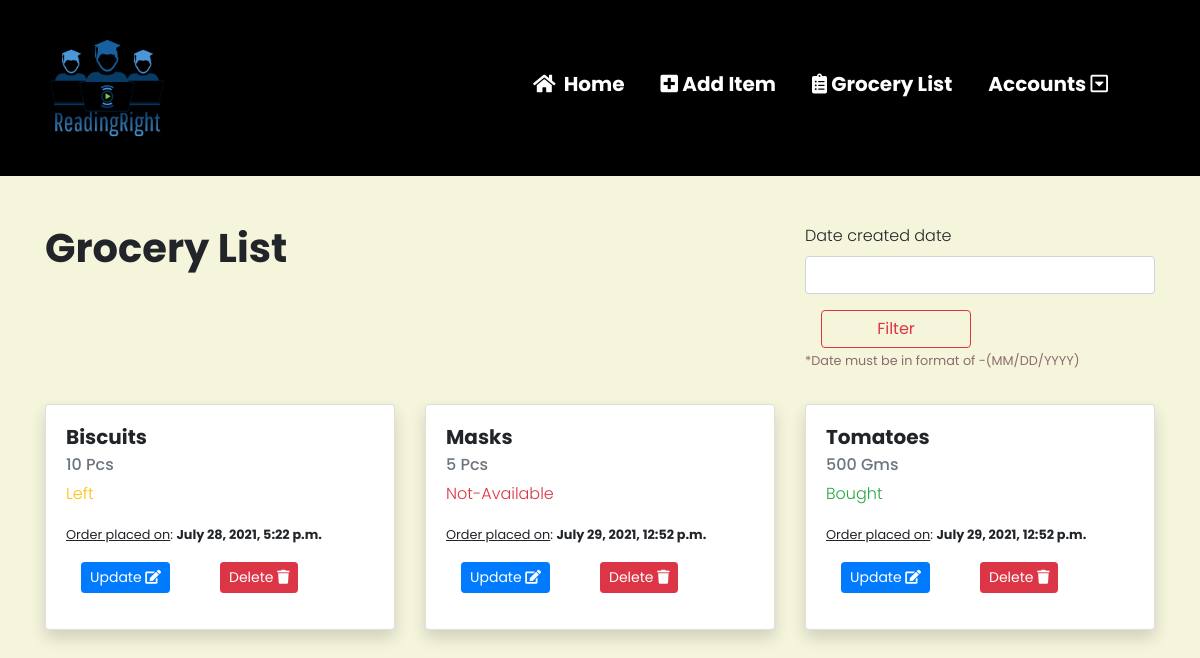
Screenshot of / (signed in) with the database file from the repository.
### home/models.py (models this page shows, shortened)
class Product(models.Model):
    name = models.CharField(max_length = 300)
    quantity = models.IntegerField()
    unit = models.CharField(max_length = 5, choices = UNIT_CHOICES)
    status = models.CharField(max_length = 150, choices = STATUS)
    user = models.ForeignKey(User, on_delete = models.CASCADE)
    date_created = models.DateTimeField(auto_now_add = True)
    updated = models.DateTimeField(auto_now = True)

### home/views.py (the view)
# urls.py: path('', Index, name = 'home'),
def Index(request):
    if request.user.is_authenticated:
        user = request.user
        products = Product.objects.filter(user = user)
        myFilter = ProductFilter(request.GET, queryset = products)
        products = myFilter.qs
        data = {
            'products': products,
            'myFilter': myFilter,
        }
        return render(request, 'index.html', data)
    else:
        return render(request, 'index.html')

### home/templates/index.html (shortened to what this page needs)
{% extends 'base.html' %}
{% load static %}
{% load crispy_forms_tags %}
{% block content %}
{% if user.is_authenticated %}
<div class="container mt-5">
    <div class="row">
        <div class="col-lg-8">
            <h1>Grocery List</h1>
        </div>
        <div class="col-lg-4 float-right">
            <form method="get">
                {{myFilter.form|crispy}}
                <button type = "submit" class = "btn btn-md btn-outline-danger ml-3" style = "width: 150px;"> Filter </button>
            </form>
            <small style = "color: rgb(142, 108, 108)">*Date must be in format of -(MM/DD/YYYY) </small>
        </div>
    </div>
    <div class="row mt-4">
        {% for product in products %}
        <div class="col-lg-4">
            <div class="card shadow rounded mt-2 mb-5">
                <div class="card-body">
                  <h5 class="card-title">{{product.name}}</h5>
                  <h6 class="card-subtitle mb-2 text-muted">{{product.quantity}} {{product.unit}}</h6>
                  {% if product.status == 'Bought' %}
                    <p class="text-success">{{product.status}}</p>
                    {% elif product.status == 'Left' %}
                    <p class="text-warning">{{product.status}}</p>
                    {% elif product.status == 'Not-Available' %}
                    <p class="text-danger">{{product.status}}</p>
                  {% endif %}
                   <small> <u>Order placed on</u>: <b>{{product.date_created}}</b></small>
                  <div class = "container mt-2 row">
                      <div class = "col-lg-6 mt-2 mb-3">
                          <a href = "updateitem/{{product.id}}"><button class = "btn btn-sm btn-primary"> Update <i class="fas fa-edit"></i> </button></a>
                      </div>
                      <div class = "col-lg-6 mt-2 mb-3">
                        <a href = "deleteitem/{{product.id}}"><button class = "btn btn-sm btn-danger"> Delete <i class="fas fa-trash"></i> </button></a>
                      </div>
                  </div>
                </div>
            </div>
        </div>
        {% endfor %}
    </div>
</div>
{% endif %}
{% endblock %}

### static/style.css (style rules this page uses)
body { font-family: 'Poppins', sans-serif; font-weight: 300; background-color: beige; }
h1, h2, h3, h4, h5 { font-family: 'Poppins', sans-serif; font-weight: 700; }

### rows the page displays
Product: name "Biscuits", quantity "10", unit "Pcs", status "Left", date_created "July 28, 2021, 5:22 p.m."
Product: name "Masks", quantity "5", unit "Pcs", status "Not-Available", date_created "July 29, 2021, 12:52 p.m."
Product: name "Tomatoes", quantity "500", unit "Gms", status "Bought", date_created "July 29, 2021, 12:52 p.m."
